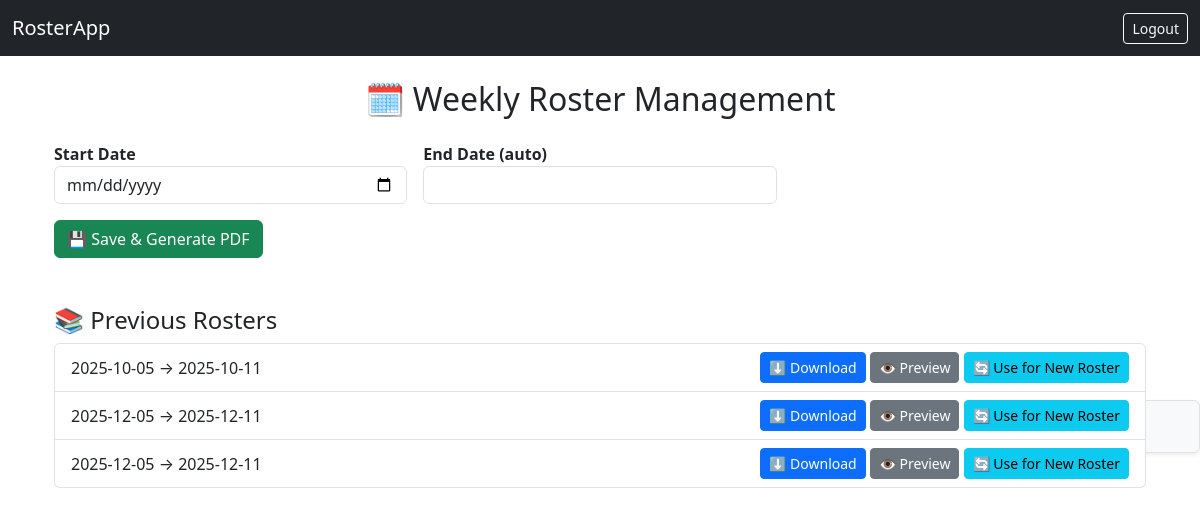
The app's page /rosters (signed in) with its own data.
### tables this page shows
CREATE TABLE roster (
            roster_id  INTEGER PRIMARY KEY AUTOINCREMENT,
            start_date TEXT,
            end_date   TEXT,
            pdf_file   TEXT,  -- Path to the generated PDF
            created_at TEXT DEFAULT CURRENT_TIMESTAMP,
            edited_on  TEXT
        );

### app/routes.py (the view, shortened to what this page needs)
@bp.route("/rosters", methods=["GET", "POST"])
def rosters():
    conn = get_db()
    cur = conn.cursor()
    cur.execute("SELECT * FROM staff ORDER BY name ASC")
    employees = [dict(emp) for emp in cur.fetchall()]
    cur.execute("SELECT * FROM roster ORDER BY created_at DESC")
    rosters_list = [dict(r) for r in cur.fetchall()]
    cur.execute("SELECT * FROM roster ORDER BY created_at DESC LIMIT 5")
    recent_rosters = [dict(r) for r in cur.fetchall()]
    return render_template(
        "rosters.html",
        employees=employees,
        rosters=rosters_list,
        recent_rosters=recent_rosters
    )

### app/database.py (called while the page is built)
def get_db():
    if 'db' not in g:
        db_path = current_app.config.get('DATABASE', 'roster.db')
        db_dir = os.path.dirname(db_path)
        if db_dir:
            os.makedirs(db_dir, exist_ok=True)
        g.db = sqlite3.connect(db_path)
        g.db.row_factory = sqlite3.Row
    return g.db

### app/routes.py (called while the page is built)
@bp.before_request
def require_login():
    if "manager_id" not in session and request.endpoint not in ("main.login", "main.static"):
        flash("Please log in to access this page.", "warning")
        return redirect(url_for("main.login"))

### app/templates/rosters.html (shortened to what this page needs)
{% extends "base.html" %}
{% block content %}
<div class="container mt-3">
  <h2 class="text-center mb-4">🗓 Weekly Roster Management</h2>
  <form id="rosterForm" method="POST">
    <div class="row g-3">
      <div class="col-md-4 col-12">
        <label><strong>Start Date</strong></label>
        <input type="date" id="start_date" name="start_date" class="form-control" required value="{{ request.form.get('start_date','') }}">
      </div>
      <div class="col-md-4 col-12">
        <label><strong>End Date (auto)</strong></label>
        <input type="text" id="end_date" class="form-control" readonly value="{{ request.form.get('end_date','') }}">
      </div>
    </div>
    <button type="submit" class="btn btn-success mt-3">💾 Save & Generate PDF</button>
  </form>
  <div class="position-fixed top-50 end-0 p-2 bg-light border rounded shadow-sm" style="width:220px; max-height:80vh; overflow-y:auto;">
    <h6>Cumulative Hours</h6>
  </div>
  <h4 class="mt-5">📚 Previous Rosters</h4>
  <ul class="list-group mb-5">
    {% for roster in rosters %}
    <li class="list-group-item d-flex justify-content-between align-items-center flex-wrap">
      <span>{{ roster.start_date }} → {{ roster.end_date }}</span>
      <div class="mt-2 mt-md-0">
        <a href="{{ url_for('main.download_roster', filename=roster.pdf_file) }}" class="btn btn-sm btn-primary">⬇ Download</a>
        <button class="btn btn-sm btn-secondary" onclick="previewPDF('{{ url_for('main.download_roster', filename=roster.pdf_file) }}')">👁 Preview</button>
        <button class="btn btn-sm btn-info" onclick="loadPreviousRoster({{ roster.roster_id }})">🔄 Use for New Roster</button>
      </div>
    </li>
    {% else %}
    <li class="list-group-item text-muted">No previous rosters found</li>
    {% endfor %}
  </ul>
</div>
{% endblock %}

### records on screen
roster: start_date "2025-10-05", end_date "2025-10-11"
roster: start_date "2025-12-05", end_date "2025-12-11"
roster: start_date "2025-12-05", end_date "2025-12-11"
